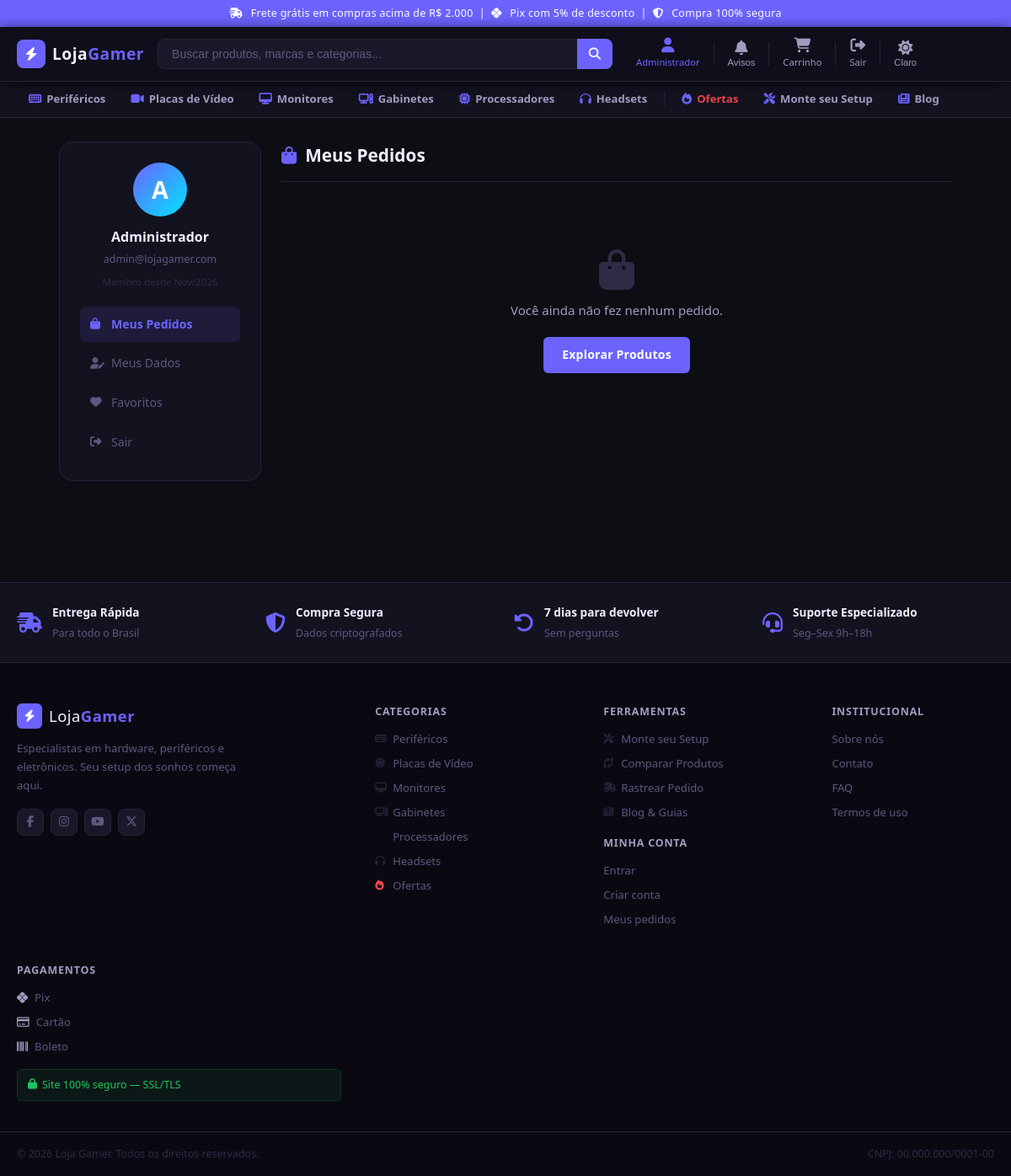
The page /minha_conta.php (signed in) on the database its author committed.
### tables this page shows
CREATE TABLE users (
  id            INT AUTO_INCREMENT PRIMARY KEY,
  name          VARCHAR(120) NOT NULL,
  email         VARCHAR(180) NOT NULL UNIQUE,
  password_hash VARCHAR(255) NOT NULL,
  is_admin      TINYINT(1)   NOT NULL DEFAULT 0,
  created_at    DATETIME     NOT NULL DEFAULT CURRENT_TIMESTAMP
);

### public/minha_conta.php (the view, shortened to what this page needs)
<?php
$userId = (int)$_SESSION['user_id'];
$pdo    = db();
$tab    = $_GET['tab'] ?? 'pedidos';
$stmt = $pdo->prepare("SELECT id, name, email, created_at FROM users WHERE id = :id");
$stmt->execute([':id' => $userId]);
$user = $stmt->fetch();
$orders = OrderModel::getByUser($userId);
$orderDetail = null;
$statusLabels = [
    'pending'   => ['label' => 'Pendente',   'color' => '#f59e0b'],
    'paid'      => ['label' => 'Pago',        'color' => '#3b82f6'],
    'shipped'   => ['label' => 'Enviado',     'color' => '#8b5cf6'],
    'delivered' => ['label' => 'Entregue',    'color' => '#22c55e'],
    'canceled'  => ['label' => 'Cancelado',   'color' => '#ef4444'],
];
require_once __DIR__ . '/../includes/header.php';
?>
<main class="account-page">
    <div class="account-layout">
        <aside class="account-sidebar">
            <div class="account-avatar">
                <?= strtoupper(mb_substr($user['name'], 0, 1)) ?>
            </div>
            <div class="account-name"><?= htmlspecialchars($user['name']) ?></div>
            <div class="account-email"><?= htmlspecialchars($user['email']) ?></div>
            <div class="account-since">
                Membro desde <?= date('M/Y', strtotime($user['created_at'])) ?>
            </div>
            <nav class="account-nav">
                <a href="/minha_conta.php?tab=pedidos"
                   class="<?= $tab === 'pedidos' || $tab === 'pedido' ? 'active' : '' ?>">
                    <i class="fa-solid fa-bag-shopping"></i> Meus Pedidos
                </a>
                <a href="/minha_conta.php?tab=dados"
                   class="<?= $tab === 'dados' ? 'active' : '' ?>">
                    <i class="fa-solid fa-user-pen"></i> Meus Dados
                </a>
                <a href="/minha_conta.php?tab=favoritos"
                   class="<?= $tab === 'favoritos' ? 'active' : '' ?>">
                    <i class="fa-solid fa-heart"></i> Favoritos
                </a>
                <a href="/logout.php" class="logout-link">
                    <i class="fa-solid fa-right-from-bracket"></i> Sair
                </a>
            </nav>
        </aside>
        <div class="account-content">
            <?php if ($tab === 'pedido' && $orderDetail): ?>
                <div class="account-header">
                    <h1><i class="fa-solid fa-receipt"></i> Pedido #<?= $orderDetail['id'] ?></h1>
                    <a href="/minha_conta.php?tab=pedidos" class="btn btn-secondary btn-sm">
                        <i class="fa-solid fa-arrow-left"></i> Voltar
                    </a>
                </div>
                <?php $st = $statusLabels[$orderDetail['status']] ?? ['label'=>$orderDetail['status'],'color'=>'#fff']; ?>
                <div class="order-detail-cards">
                    <div class="order-info-card">
                        <h3>Informações</h3>
                        <table class="order-info-table">
                            <tr><th>Pedido</th>    <td>#<?= $orderDetail['id'] ?></td></tr>
                            <tr><th>Data</th>       <td><?= date('d/m/Y H:i', strtotime($orderDetail['created_at'])) ?></td></tr>
                            <tr><th>Pagamento</th>  <td><?= htmlspecialchars($orderDetail['payment_method']) ?></td></tr>
                            <tr><th>Status</th>
                                <td><span class="status-pill" style="background:<?= $st['color'] ?>22;color:<?= $st['color'] ?>;border-color:<?= $st['color'] ?>44">
                                    <?= $st['label'] ?>
                                </span></td>
                            </tr>
                        </table>
                    </div>
                    <div class="order-info-card">
                        <h3>Endereço de Entrega</h3>
                        <p style="color:#a09cc0;font-size:.88rem;line-height:1.7">
                            <?= nl2br(htmlspecialchars($orderDetail['shipping_address'])) ?>
                        </p>
                    </div>
                    <div class="order-info-card">
                        <h3>Valores</h3>
                        <table class="order-info-table">
                            <tr><th>Subtotal</th><td>R$ <?= number_format($orderDetail['subtotal'],2,',','.') ?></td></tr>
                            <tr><th>Frete</th>   <td><?= $orderDetail['shipping'] == 0 ? '<span style="color:#22c55e">Grátis</span>' : 'R$ '.number_format($orderDetail['shipping'],2,',','.') ?></td></tr>
                            <tr style="font-weight:700"><th>Total</th><td style="color:#00e5ff">R$ <?= number_format($orderDetail['total'],2,',','.') ?></td></tr>
                        </table>
                    </div>
                </div>
                <div class="order-items-card">
                    <h3>Itens do Pedido</h3>
                    <div class="order-items-list">
                        <?php foreach ($orderDetail['items'] as $item): ?>
                        <div class="order-item-row">
                            <img src="<?= BASE_URL ?>/<?= htmlspecialchars($item['image_url'] ?? '') ?>"
                                 alt="<?= htmlspecialchars($item['product_name']) ?>">
                            <div class="order-item-info">
                                <strong><?= htmlspecialchars($item['product_name']) ?></strong>
                                <span>Qtd: <?= $item['quantity'] ?> × R$ <?= number_format($item['unit_price'],2,',','.') ?></span>
                            </div>
                            <div class="order-item-total">
                                R$ <?= number_format($item['total_line'],2,',','.') ?>
                            </div>
                        </div>
                        <?php endforeach; ?>
                    </div>
                </div>
            <?php elseif ($tab === 'pedidos' || $tab === 'pedido'): ?>
                <div class="account-header">
                    <h1><i class="fa-solid fa-bag-shopping"></i> Meus Pedidos</h1>
                </div>
                <?php if (empty($orders)): ?>
                    <div class="account-empty">
                        <i class="fa-solid fa-bag-shopping"></i>
                        <p>Você ainda não fez nenhum pedido.</p>
                        <a href="/index.php" class="btn btn-primary">Explorar Produtos</a>
                    </div>
                <?php endif; ?>
            <?php endif; ?>
        </div>
    </div>
</main>
<?php require_once __DIR__ . '/../includes/footer.php'; ?>

### public/css/styles.css (style rules this page uses)
*, *::before, *::after { margin: 0; padding: 0; box-sizing: border-box; }
:root { --bg-body: #0d0d14; --bg-surface: #13121f; --bg-card: #1a1828; --bg-card-hover: #1f1d2e; --border: #252338; --border-light:#2e2c45; --accent: #6c63ff; --accent-hover:#5a52e0; --accent-glow: rgba(108,99,255,0.18); --neon: #00e5ff; --neon-glow: rgba(0,229,255,0.12); --text-primary: #f0eeff; --text-secondary:#a09cc0; --text-muted: #5c5880; --success: #22c55e; --danger: #ef4444; --warning: #f59e0b; --info: #3b82f6; --radius-sm: 6px; --radius: 10px; --radius-lg: 16px; --shadow: 0 4px 20px rgba(0,0,0,0.5); --shadow-card: 0 2px 12px rgba(0,0,0,0.4); }
html, body { max-width: 100%; overflow-x: hidden; }
body { font-family: 'Segoe UI', system-ui, -apple-system, sans-serif; background: var(--bg-body); color: var(--text-primary); line-height: 1.6; font-size: 15px; }
a { text-decoration: none; color: inherit; }
.btn { display: inline-flex; align-items: center; justify-content: center; gap: 7px; padding: 10px 22px; border-radius: var(--radius-sm); font-size: 0.88rem; font-weight: 700; cursor: pointer; border: none; text-decoration: none; transition: background 0.2s, opacity 0.2s, transform 0.1s; white-space: nowrap; letter-spacing: 0.2px; }
.btn-primary { background: var(--accent); color: #fff; }

### public/css/theme-light.css (style rules this page uses)
*, *::before, *::after { transition: background-color 0.25s ease, border-color 0.25s ease, color 0.25s ease, box-shadow 0.25s ease; }

### public/minha_conta.php (style rules this page uses)
.account-page { max-width: 1100px; margin: 28px auto; padding: 0 20px 60px; }
.account-layout { display: grid; grid-template-columns: 240px 1fr; gap: 24px; align-items: start; }
.account-sidebar { background: #13121f; border: 1px solid #252338; border-radius: 16px; padding: 24px; position: sticky; top: 90px; text-align: center; }
.account-avatar { width: 64px; height: 64px; border-radius: 50%; background: linear-gradient(135deg, #6c63ff, #00e5ff); display: flex; align-items: center; justify-content: center; font-size: 1.8rem; font-weight: 800; color: #fff; margin: 0 auto 12px; }
.account-name { font-size: 1rem; font-weight: 700; color: #f0eeff; }
.account-email { font-size: .78rem; color: #5c5880; margin: 3px 0 8px; }
.account-since { font-size: .72rem; color: #2e2c45; margin-bottom: 20px; }
.account-nav { display: flex; flex-direction: column; gap: 4px; text-align: left; }
.account-nav a { display: flex; align-items: center; gap: 9px; padding: 10px 12px; border-radius: 8px; color: #5c5880; text-decoration: none; font-size: .88rem; font-weight: 500; transition: background .2s, color .2s; }
.account-nav a i { font-size: .85rem; width: 16px; }
.account-nav a.active { background: rgba(108,99,255,.12); color: #6c63ff; font-weight: 700; }
.account-content { min-width: 0; }
.account-header { display: flex; align-items: center; justify-content: space-between; gap: 12px; margin-bottom: 20px; padding-bottom: 14px; border-bottom: 1px solid #252338; }
.account-header h1 { font-size: 1.3rem; color: #f0eeff; display: flex; align-items: center; gap: 10px; }
.account-header h1 i { color: #6c63ff; }
.account-empty { text-align: center; padding: 60px 20px; color: #5c5880; }
.account-empty i { font-size: 3rem; display: block; margin-bottom: 12px; color: #2e2c45; }
.account-empty p { margin-bottom: 20px; color: #a09cc0; }

### rows shown on the page
users: name "A", name "Administrador", email "admin@lojagamer.com", created_at "Nov/2026"

### other values the page prints
explode(' ', $userName)[0] "Administrador"
